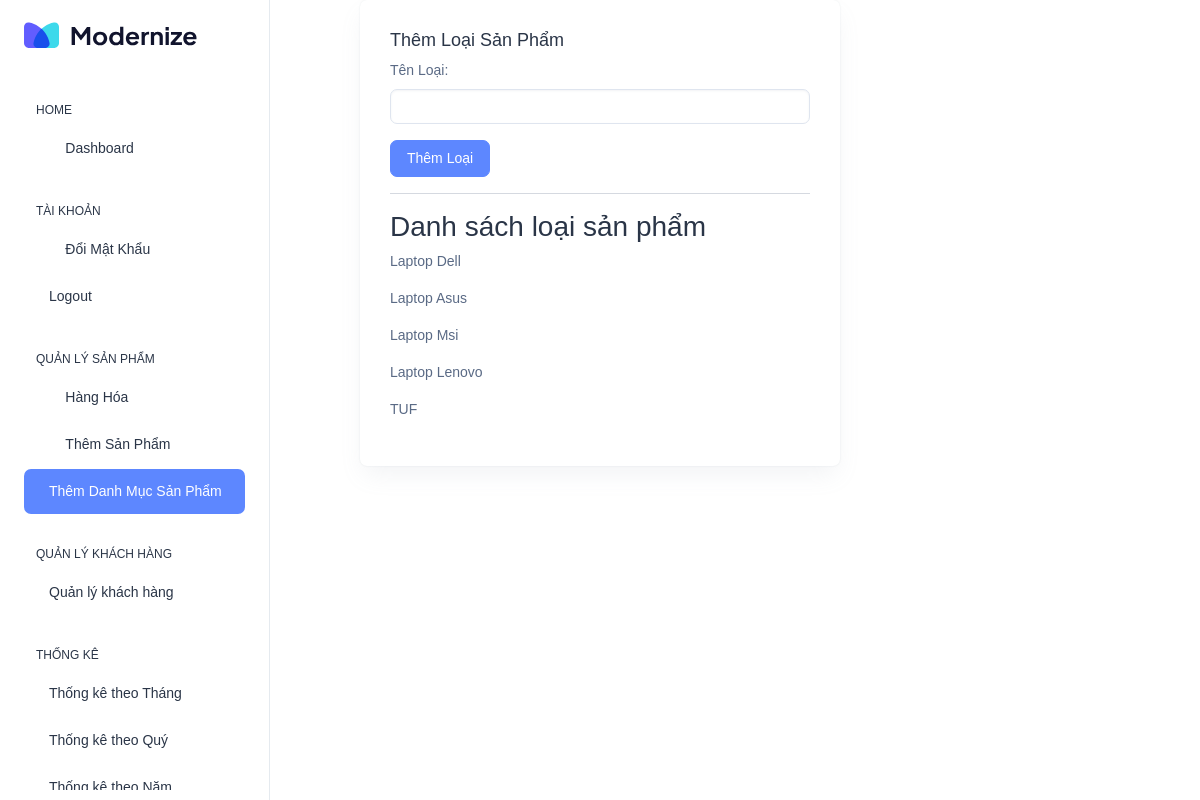
The app's page /Admin/index.php?controller=loaisanpham&action=SuaLoaiSanPham (signed in) with its own data.
### tables this page shows
CREATE TABLE `loai` (
  `maloai` int(11) NOT NULL,
  `tenloai` varchar(50) NOT NULL,
  `idmenu` int(11) NOT NULL
);

### Admin/Model/Connect.php (called while the page is built, shortened)
<?php
function connect() {
    $servername = "localhost";
    $username = "root";
    $password = "";
    $dbname = "doancuoiky";
    try {
        $conn = new PDO("mysql:host=$servername;dbname=$dbname;charset=utf8", $username, $password);
        $conn->setAttribute(PDO::ATTR_ERRMODE, PDO::ERRMODE_EXCEPTION);
        return $conn;
    } catch (PDOException $e) {
        die("Kết nối đến CSDL thất bại: " . $e->getMessage());
    }
}
?>

### Admin/Model/Product.php (called while the page is built, shortened)
<?php
class Product
{
    private $conn;
    public function __construct($db)
    {
        $this->conn = $db;
    }
    public function getCategories()
    {
        $query = "SELECT `maloai`, `tenloai` FROM `loai`";
        $stmt = $this->conn->prepare($query);
        $stmt->execute();
        $categories = $stmt->fetchAll(PDO::FETCH_ASSOC);
        return $categories;
    }
}

### Admin/View/EditLoaiSanPham.php (the view, shortened to what this page needs)
<!DOCTYPE html>
<html lang="vi">
<head>
    <link rel="stylesheet" href="https://stackpath.bootstrapcdn.com/bootstrap/4.5.2/css/bootstrap.min.css">
    <link rel="stylesheet" href="./Content/assets/css/styles.min.css">
</head>
<body>
    <div class="d-flex align-items-center justify-content-center h-100">
        <div class="card">
            <div class="card-body">
                <form action="index.php?controller=loaisanpham&action=SuaLoaiSanPham" method="POST">
                    <h1 class="card-title">Thêm Loại Sản Phẩm</h1>
                    <div class="form-group">
                        <label for="category_name">Tên Loại:</label>
                        <input type="text" class="form-control" id="category_name" name="category_name" required>
                    </div>
                    <button type="submit" class="btn btn-primary">Thêm Loại</button>
                </form>
                <hr />
                <h2>Danh sách loại sản phẩm</h2>
                <?php
                require_once './Model/Connect.php';
                $product = new Product(connect());
                $categories = $product->getCategories();
                foreach ($categories as $category) {
                    echo "<p>" . htmlspecialchars($category['tenloai'], ENT_QUOTES) . "</p>";
                }
                ?>
            </div>
        </div>
    </div>
</body>
</html>

### Admin/Content/style.css (style rules this page uses)
* { font-family: "Anta", sans-serif; font-weight: 400; font-style: normal; }

### Admin/View/EditLoaiSanPham.php (style rules this page uses)
html, body { height: 100%; }
.card { width: 30rem; max-width: 100%; }

### records on screen
loai: tenloai "Laptop Dell"
loai: tenloai "Laptop Asus"
loai: tenloai "Laptop Msi"
loai: tenloai "Laptop Lenovo"
loai: tenloai "TUF"
